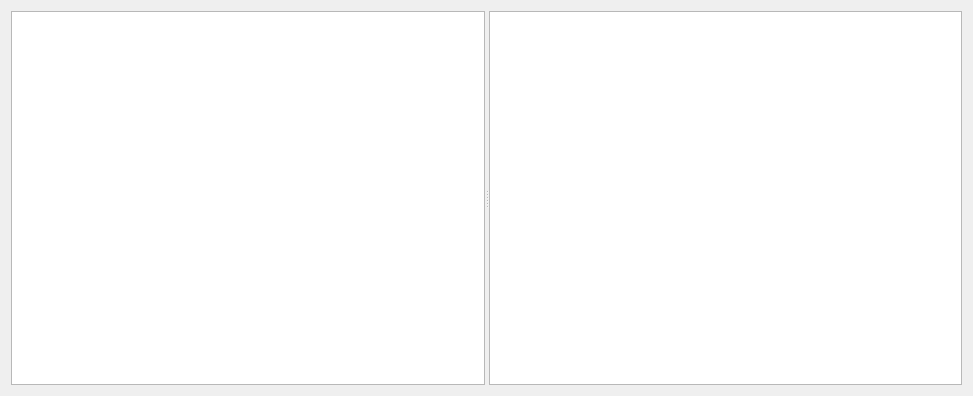
<?xml version="1.0" encoding="UTF-8"?>
<ui version="4.0">
 <class>Widget</class>
 <widget class="QWidget" name="Widget">
  <property name="geometry">
   <rect>
    <x>0</x>
    <y>0</y>
    <width>973</width>
    <height>396</height>
   </rect>
  </property>
  <property name="windowTitle">
   <string>Widget</string>
  </property>
  <layout class="QGridLayout" name="gridLayout">
   <item row="0" column="0">
    <widget class="QSplitter" name="splitter">
     <property name="orientation">
      <enum>Qt::Horizontal</enum>
     </property>
     <widget class="QTreeView" name="treeView">
      <property name="sizePolicy">
       <sizepolicy hsizetype="Expanding" vsizetype="Expanding">
        <horstretch>0</horstretch>
        <verstretch>0</verstretch>
       </sizepolicy>
      </property>
     </widget>
     <widget class="QTableView" name="tableView">
      <property name="sizePolicy">
       <sizepolicy hsizetype="Expanding" vsizetype="Expanding">
        <horstretch>0</horstretch>
        <verstretch>0</verstretch>
       </sizepolicy>
      </property>
     </widget>
    </widget>
   </item>
  </layout>
 </widget>
 <layoutdefault spacing="6" margin="11"/>
 <resources/>
 <connections/>
</ui>
